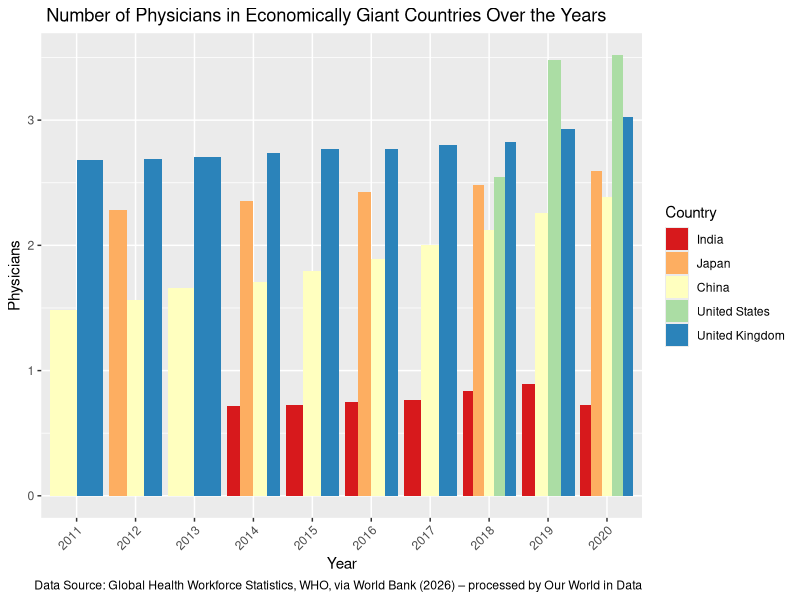
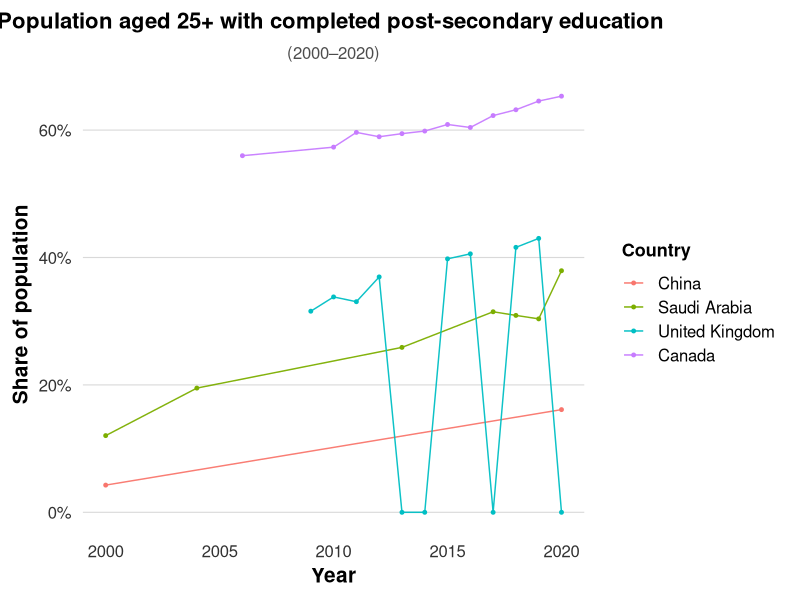
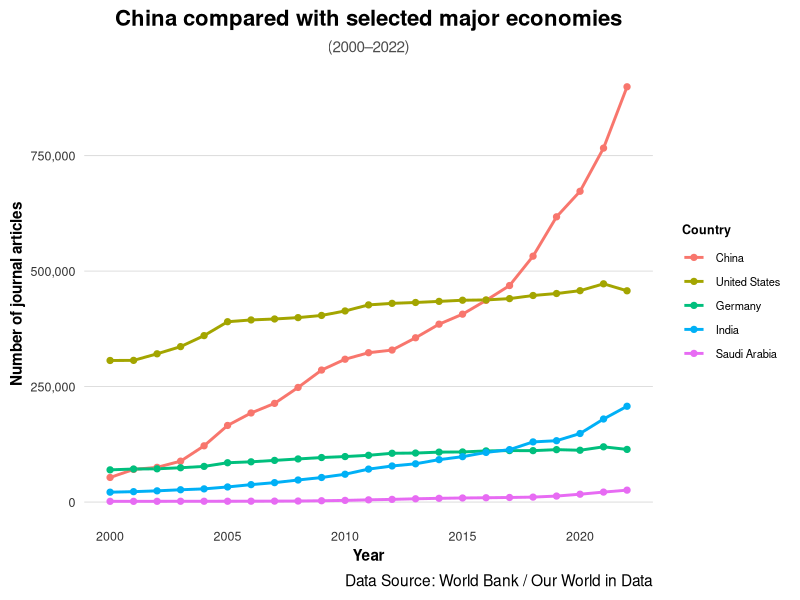

Reproduce these figures in R, in order.
## ---- chunk 1
#Importing physicians csv file
doctors_per_1000 <- read.csv("physicians-per-1000-people.csv")

#Cleaning column names with janitor()
doctors_per_1000 <- (doctors_per_1000)

#Changing name of final column
names(doctors_per_1000)[4] <- "physicians"

## ---- chunk 2
#Filtering out the rows of countries we don't want to use. They're not "Giants" economically
table(doctors_per_1000$Entity)

target_ents<- c("United States", "China", "Japan", "India", "United Kingdom")

doctors_per_1000 <- doctors_per_1000 |> dplyr::filter(Entity %in% target_ents)

doctors_per_1000 <- doctors_per_1000 |> dplyr::mutate(Entity = forcats::fct_reorder(Entity, physicians))

range(doctors_per_1000$Year, na.rm = TRUE)
sum(is.na(doctors_per_1000$Year))

doctors_per_1000 <- doctors_per_1000 |> 
  dplyr::mutate(Year = as.numeric(Year)) |> 
  dplyr::filter(Year > 2010)
#Left with all of the "Giant" Countries with data 
## ---- chunk 3
#Calculating percentage difference between China 2010 and China 2020

china_2011 <- doctors_per_1000 |>
  dplyr::filter(Entity == "China", Year == 2011) |>
  dplyr::pull(physicians)

china_2020 <- doctors_per_1000 |>
  dplyr::filter(Entity == "China", Year == 2020) |>
  dplyr::pull(physicians)

((china_2020 - china_2011) / china_2011) * 100
## ---- chunk 4
#Visualising this data in a bar chart
ggplot2::ggplot(doctors_per_1000, ggplot2::aes(x = factor(Year), y = physicians, fill = Entity)) + ggplot2::geom_col(position = "dodge") + ggplot2::labs(x = "Year", y = "Physicians", title = " Number of Physicians in Economically Giant Countries Over the Years", fill = "Country", caption = "Data Source: Global Health Workforce Statistics, WHO, via World Bank (2026) – processed by Our World in Data") + ggplot2::theme(axis.text.x = ggplot2::element_text(angle = 45, vjust = 1, hjust = 1)) + ggplot2::scale_fill_brewer(palette = "Spectral")
## ---- chunk 5
library(tidyverse)

edu <- read.csv(
  "share-of-the-population-with-a-completed-post-secondary-education.csv",
  check.names = FALSE
)

compare_data <- edu %>%
  filter(
    Entity %in% c("China", "Canada", "Saudi Arabia", "United Kingdom"),
    Year >= 2000,
    Year <= 2020
  ) %>%
  mutate(
    Entity = factor(Entity, levels = c("China", "Saudi Arabia", "United Kingdom", "Canada"))
  )

ggplot(compare_data, aes(x = Year, y = Value, color = Entity)) +
  geom_line(linewidth = 0.5, alpha = 0.95) +
  geom_point(size = 1) +
  scale_x_continuous(breaks = seq(2000, 2020, by = 5)) +
  scale_y_continuous(labels = function(x) paste0(x, "%")) +
  labs(
    title = "Population aged 25+ with completed post-secondary education ",
    subtitle = "(2000–2020)",
    x = "Year",
    y = "Share of population",
    color = "Country"
  ) +
  theme_minimal(base_size = 18) +
  theme(
    plot.title = element_text(face = "bold", size = 16, hjust = 0.5),
    plot.subtitle = element_text(size = 12, hjust = 0.5, color = "grey30"),
    axis.title = element_text(face = "bold", size = 15),
    axis.text = element_text(size = 12, color = "grey20"),
    legend.title = element_text(face = "bold", size = 13),
    legend.text = element_text(size = 12),
    legend.position = "right",
    panel.grid.minor = element_blank(),
    panel.grid.major.x = element_blank(),
    panel.grid.major.y = element_line(linewidth = 0.4, color = "grey85")
  )
## ---- chunk 6
library(tidyverse)

articles <- read.csv(
  "scientific-and-technical-journal-articles.csv",
  check.names = FALSE
)

names(articles)[4] <- "journal_articles"

compare_data <- articles %>%
  filter(
    Entity %in% c("China", "United States", "Germany", "India", "Saudi Arabia"),
    Year >= 2000,
    Year <= 2022
  ) %>%
  mutate(
    Entity = factor(Entity, levels = c("China", "United States", "Germany", "India", "Saudi Arabia"))
  )

ggplot(compare_data, aes(x = Year, y = journal_articles, color = Entity)) +
  geom_line(linewidth = 1) +
  geom_point(size = 1.8) +
  scale_x_continuous(breaks = seq(2000, 2022, by = 5)) +
  scale_y_continuous(labels = scales::label_comma()) +
  labs(
    title = "China compared with selected major economies",
    subtitle = "(2000–2022)",
    x = "Year",
    y = "Number of journal articles",
    color = "Country",
    caption = "Data Source: World Bank / Our World in Data"
  ) +
  theme_minimal(base_size = 14) +
  theme(
    plot.title = element_text(face = "bold", size = 16, hjust = 0.5),
    plot.subtitle = element_text(size = 11, hjust = 0.5, color = "grey30"),
    axis.title = element_text(face = "bold", size = 11),
    axis.text = element_text(size = 9, color = "grey20"),
    legend.title = element_text(face = "bold", size = 9),
    legend.text = element_text(size = 8),
    legend.position = "right",
    panel.grid.minor = element_blank(),
    panel.grid.major.x = element_blank(),
    panel.grid.major.y = element_line(linewidth = 0.3, color = "grey85")
  )
